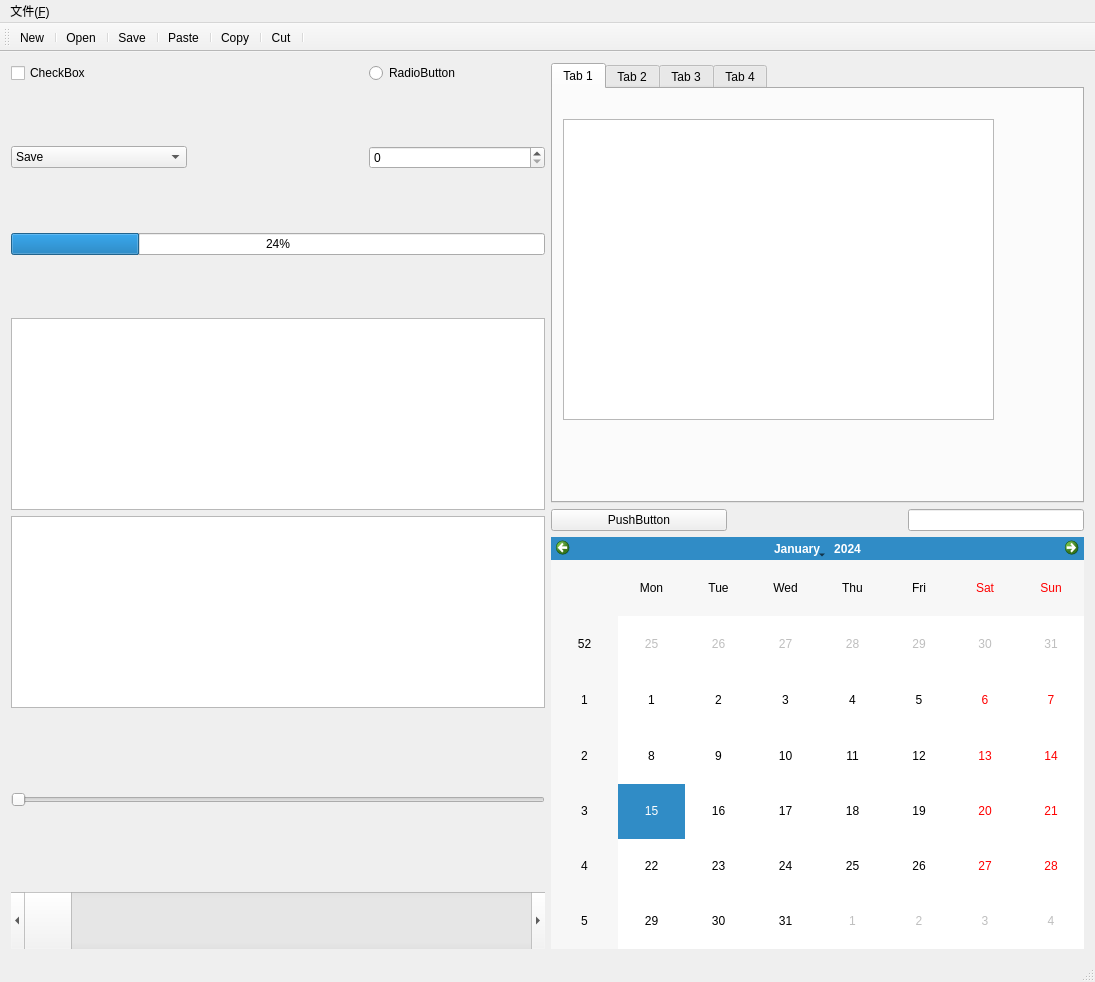
<?xml version="1.0" encoding="UTF-8"?>
<ui version="4.0">
 <class>MainWindow</class>
 <widget class="QMainWindow" name="MainWindow">
  <property name="geometry">
   <rect>
    <x>0</x>
    <y>0</y>
    <width>1095</width>
    <height>982</height>
   </rect>
  </property>
  <property name="windowTitle">
   <string>MainWindow</string>
  </property>
  <property name="styleSheet">
   <string notr="true"/>
  </property>
  <widget class="QWidget" name="centralWidget">
   <property name="styleSheet">
    <string notr="true"/>
   </property>
   <layout class="QHBoxLayout" name="horizontalLayout_4">
    <item>
     <layout class="QVBoxLayout" name="verticalLayout">
      <item>
       <layout class="QHBoxLayout" name="horizontalLayout_2">
        <item>
         <widget class="QCheckBox" name="checkBox">
          <property name="sizePolicy">
           <sizepolicy hsizetype="Expanding" vsizetype="Fixed">
            <horstretch>0</horstretch>
            <verstretch>0</verstretch>
           </sizepolicy>
          </property>
          <property name="text">
           <string>CheckBox</string>
          </property>
         </widget>
        </item>
        <item>
         <spacer name="horizontalSpacer_2">
          <property name="orientation">
           <enum>Qt::Horizontal</enum>
          </property>
          <property name="sizeHint" stdset="0">
           <size>
            <width>78</width>
            <height>20</height>
           </size>
          </property>
         </spacer>
        </item>
        <item>
         <widget class="QRadioButton" name="radioButton">
          <property name="sizePolicy">
           <sizepolicy hsizetype="Expanding" vsizetype="Fixed">
            <horstretch>0</horstretch>
            <verstretch>0</verstretch>
           </sizepolicy>
          </property>
          <property name="text">
           <string>RadioButton</string>
          </property>
         </widget>
        </item>
       </layout>
      </item>
      <item>
       <spacer name="verticalSpacer_4">
        <property name="orientation">
         <enum>Qt::Vertical</enum>
        </property>
        <property name="sizeHint" stdset="0">
         <size>
          <width>20</width>
          <height>13</height>
         </size>
        </property>
       </spacer>
      </item>
      <item>
       <layout class="QHBoxLayout" name="horizontalLayout_3">
        <item>
         <widget class="QComboBox" name="comboBox">
          <property name="sizePolicy">
           <sizepolicy hsizetype="Expanding" vsizetype="Fixed">
            <horstretch>0</horstretch>
            <verstretch>0</verstretch>
           </sizepolicy>
          </property>
          <property name="styleSheet">
           <string notr="true"/>
          </property>
          <item>
           <property name="text">
            <string>Save</string>
           </property>
           <property name="icon">
            <iconset resource="myimages.qrc">
             <normaloff>:/myImages/images/save.png</normaloff>:/myImages/images/save.png</iconset>
           </property>
          </item>
          <item>
           <property name="text">
            <string>Open</string>
           </property>
           <property name="icon">
            <iconset resource="myimages.qrc">
             <normaloff>:/myImages/images/open.png</normaloff>:/myImages/images/open.png</iconset>
           </property>
          </item>
         </widget>
        </item>
        <item>
         <spacer name="horizontalSpacer_3">
          <property name="orientation">
           <enum>Qt::Horizontal</enum>
          </property>
          <property name="sizeHint" stdset="0">
           <size>
            <width>78</width>
            <height>20</height>
           </size>
          </property>
         </spacer>
        </item>
        <item>
         <widget class="QSpinBox" name="spinBox">
          <property name="sizePolicy">
           <sizepolicy hsizetype="Expanding" vsizetype="Fixed">
            <horstretch>0</horstretch>
            <verstretch>0</verstretch>
           </sizepolicy>
          </property>
         </widget>
        </item>
       </layout>
      </item>
      <item>
       <spacer name="verticalSpacer_6">
        <property name="orientation">
         <enum>Qt::Vertical</enum>
        </property>
        <property name="sizeHint" stdset="0">
         <size>
          <width>18</width>
          <height>17</height>
         </size>
        </property>
       </spacer>
      </item>
      <item>
       <widget class="QProgressBar" name="progressBar">
        <property name="value">
         <number>24</number>
        </property>
       </widget>
      </item>
      <item>
       <spacer name="verticalSpacer_5">
        <property name="orientation">
         <enum>Qt::Vertical</enum>
        </property>
        <property name="sizeHint" stdset="0">
         <size>
          <width>20</width>
          <height>13</height>
         </size>
        </property>
       </spacer>
      </item>
      <item>
       <widget class="QTextEdit" name="textEdit"/>
      </item>
      <item>
       <widget class="QTableView" name="tableView"/>
      </item>
      <item>
       <spacer name="verticalSpacer_2">
        <property name="orientation">
         <enum>Qt::Vertical</enum>
        </property>
        <property name="sizeHint" stdset="0">
         <size>
          <width>20</width>
          <height>13</height>
         </size>
        </property>
       </spacer>
      </item>
      <item>
       <widget class="QSlider" name="horizontalSlider">
        <property name="sizePolicy">
         <sizepolicy hsizetype="Expanding" vsizetype="Expanding">
          <horstretch>0</horstretch>
          <verstretch>0</verstretch>
         </sizepolicy>
        </property>
        <property name="orientation">
         <enum>Qt::Horizontal</enum>
        </property>
       </widget>
      </item>
      <item>
       <spacer name="verticalSpacer_3">
        <property name="orientation">
         <enum>Qt::Vertical</enum>
        </property>
        <property name="sizeHint" stdset="0">
         <size>
          <width>20</width>
          <height>13</height>
         </size>
        </property>
       </spacer>
      </item>
      <item>
       <widget class="QScrollBar" name="horizontalScrollBar">
        <property name="sizePolicy">
         <sizepolicy hsizetype="Expanding" vsizetype="Expanding">
          <horstretch>0</horstretch>
          <verstretch>0</verstretch>
         </sizepolicy>
        </property>
        <property name="orientation">
         <enum>Qt::Horizontal</enum>
        </property>
       </widget>
      </item>
     </layout>
    </item>
    <item>
     <layout class="QVBoxLayout" name="verticalLayout_3">
      <item>
       <widget class="QTabWidget" name="tabWidget">
        <property name="currentIndex">
         <number>0</number>
        </property>
        <widget class="QWidget" name="tab">
         <attribute name="title">
          <string>Tab 1</string>
         </attribute>
         <widget class="QListView" name="listView">
          <property name="geometry">
           <rect>
            <x>10</x>
            <y>30</y>
            <width>431</width>
            <height>301</height>
           </rect>
          </property>
         </widget>
        </widget>
        <widget class="QWidget" name="tab_2">
         <attribute name="title">
          <string>Tab 2</string>
         </attribute>
         <widget class="QPushButton" name="pushButton_3">
          <property name="geometry">
           <rect>
            <x>110</x>
            <y>110</y>
            <width>201</width>
            <height>81</height>
           </rect>
          </property>
          <property name="text">
           <string>PushButton</string>
          </property>
         </widget>
        </widget>
        <widget class="QWidget" name="tab_3">
         <attribute name="title">
          <string>Tab 3</string>
         </attribute>
         <widget class="QTreeView" name="treeView">
          <property name="geometry">
           <rect>
            <x>10</x>
            <y>30</y>
            <width>451</width>
            <height>311</height>
           </rect>
          </property>
         </widget>
        </widget>
        <widget class="QWidget" name="tab_4">
         <attribute name="title">
          <string>Tab 4</string>
         </attribute>
         <widget class="QGroupBox" name="groupBox">
          <property name="geometry">
           <rect>
            <x>10</x>
            <y>10</y>
            <width>511</width>
            <height>371</height>
           </rect>
          </property>
          <property name="title">
           <string>GroupBox</string>
          </property>
          <widget class="QCalendarWidget" name="calendarWidget">
           <property name="geometry">
            <rect>
             <x>10</x>
             <y>30</y>
             <width>481</width>
             <height>321</height>
            </rect>
           </property>
          </widget>
         </widget>
        </widget>
       </widget>
      </item>
      <item>
       <layout class="QVBoxLayout" name="verticalLayout_2">
        <item>
         <layout class="QHBoxLayout" name="horizontalLayout">
          <item>
           <widget class="QPushButton" name="pushButton">
            <property name="sizePolicy">
             <sizepolicy hsizetype="Expanding" vsizetype="Fixed">
              <horstretch>0</horstretch>
              <verstretch>0</verstretch>
             </sizepolicy>
            </property>
            <property name="text">
             <string>PushButton</string>
            </property>
           </widget>
          </item>
          <item>
           <spacer name="horizontalSpacer">
            <property name="orientation">
             <enum>Qt::Horizontal</enum>
            </property>
            <property name="sizeHint" stdset="0">
             <size>
              <width>98</width>
              <height>20</height>
             </size>
            </property>
           </spacer>
          </item>
          <item>
           <widget class="QLineEdit" name="lineEdit"/>
          </item>
         </layout>
        </item>
        <item>
         <widget class="QCalendarWidget" name="calendarWidget_2"/>
        </item>
       </layout>
      </item>
     </layout>
    </item>
   </layout>
  </widget>
  <widget class="QMenuBar" name="menuBar">
   <property name="geometry">
    <rect>
     <x>0</x>
     <y>0</y>
     <width>1095</width>
     <height>19</height>
    </rect>
   </property>
   <widget class="QMenu" name="menu_F">
    <property name="title">
     <string>文件(&amp;F)</string>
    </property>
    <addaction name="action_Save"/>
    <addaction name="action_Open"/>
    <addaction name="action_Cut"/>
    <addaction name="action_Copy"/>
   </widget>
   <addaction name="menu_F"/>
  </widget>
  <widget class="QToolBar" name="mainToolBar">
   <property name="sizePolicy">
    <sizepolicy hsizetype="Expanding" vsizetype="Expanding">
     <horstretch>0</horstretch>
     <verstretch>0</verstretch>
    </sizepolicy>
   </property>
   <property name="iconSize">
    <size>
     <width>50</width>
     <height>50</height>
    </size>
   </property>
   <attribute name="toolBarArea">
    <enum>TopToolBarArea</enum>
   </attribute>
   <attribute name="toolBarBreak">
    <bool>false</bool>
   </attribute>
   <addaction name="action_New"/>
   <addaction name="separator"/>
   <addaction name="action_Open"/>
   <addaction name="separator"/>
   <addaction name="action_Save"/>
   <addaction name="separator"/>
   <addaction name="action_Paste"/>
   <addaction name="separator"/>
   <addaction name="action_Copy"/>
   <addaction name="separator"/>
   <addaction name="action_Cut"/>
   <addaction name="separator"/>
  </widget>
  <widget class="QStatusBar" name="statusBar"/>
  <action name="action_New">
   <property name="checkable">
    <bool>true</bool>
   </property>
   <property name="icon">
    <iconset resource="myimages.qrc">
     <normaloff>:/myImages/images/new.png</normaloff>:/myImages/images/new.png</iconset>
   </property>
   <property name="text">
    <string>&amp;New</string>
   </property>
   <property name="shortcut">
    <string>Ctrl+N</string>
   </property>
  </action>
  <action name="action_Save">
   <property name="checkable">
    <bool>true</bool>
   </property>
   <property name="icon">
    <iconset resource="myimages.qrc">
     <normaloff>:/myImages/images/save.png</normaloff>:/myImages/images/save.png</iconset>
   </property>
   <property name="text">
    <string>&amp;Save</string>
   </property>
   <property name="shortcut">
    <string>Ctrl+S</string>
   </property>
  </action>
  <action name="action_Open">
   <property name="checkable">
    <bool>true</bool>
   </property>
   <property name="icon">
    <iconset resource="myimages.qrc">
     <normaloff>:/myImages/images/open.png</normaloff>:/myImages/images/open.png</iconset>
   </property>
   <property name="text">
    <string>&amp;Open</string>
   </property>
   <property name="shortcut">
    <string>Ctrl+O</string>
   </property>
  </action>
  <action name="action_Paste">
   <property name="checkable">
    <bool>true</bool>
   </property>
   <property name="icon">
    <iconset resource="myimages.qrc">
     <normaloff>:/myImages/images/paste.png</normaloff>:/myImages/images/paste.png</iconset>
   </property>
   <property name="text">
    <string>&amp;Paste</string>
   </property>
   <property name="toolTip">
    <string>Paste</string>
   </property>
   <property name="shortcut">
    <string>Ctrl+P</string>
   </property>
  </action>
  <action name="action_Cut">
   <property name="checkable">
    <bool>true</bool>
   </property>
   <property name="icon">
    <iconset resource="myimages.qrc">
     <normaloff>:/myImages/images/cut.png</normaloff>:/myImages/images/cut.png</iconset>
   </property>
   <property name="text">
    <string>&amp;Cut</string>
   </property>
   <property name="shortcut">
    <string>Ctrl+C</string>
   </property>
  </action>
  <action name="action_Copy">
   <property name="icon">
    <iconset resource="myimages.qrc">
     <normaloff>:/myImages/images/copy.png</normaloff>:/myImages/images/copy.png</iconset>
   </property>
   <property name="text">
    <string>&amp;Copy</string>
   </property>
   <property name="shortcut">
    <string>Ctrl+C</string>
   </property>
  </action>
 </widget>
 <layoutdefault spacing="6" margin="11"/>
 <resources>
  <include location="myimages.qrc"/>
 </resources>
 <connections/>
</ui>
